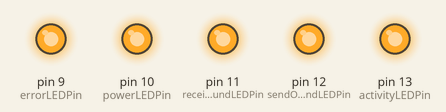
Recording of a sketch running on a simulated Arduino Uno, built with avr-gcc and run on an emulated ATmega328P. Parts: output pins drawn as LEDs (lit = HIGH). Random numbers use the default seed unless the sketch sets one.

Above: at 0.1 s.
At 1.2 s:
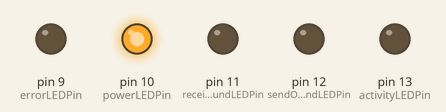
Timing chart, 0 to 2.7 s (numbered marks = the images above):
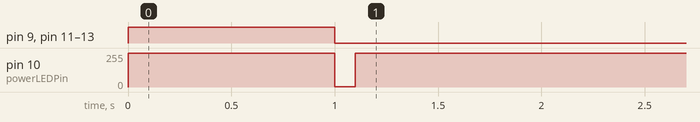

The sketch:

arduino-with-hc-05-bluetooth.ino
```cpp
/*

 On most Arduino, the PWM pins are identified with a "~" sign, like ~3, ~5, ~6, ~9, ~10 and ~11

 We use the same library SoftwareSerial.h as for the HC-06 module:

 SoftwareSerial hc05(Rx,Tx) to define the pins of the serial port
   hc05.begin() to define the baudrate (value should be the same as your module)
   hc05.available() to test if data are available in the buffer of the module
   hc05.read() to read data one byte at a time
   hc05.print() to send a string in ASCII form
   hc05.write() to send data one byte at a time


*/
#include <SoftwareSerial.h>
#include <Servo.h>

//byte/hex codes
int byteAsCarriageReturn = 10;
int byteAsNewLine = 13;
int byteAsSpace = 32;
int byteAsHash = 35;

//bluetooth
int bluetoothTx = 5;
int bluetoothRx = 6;
SoftwareSerial bluetoothModuleHC05(bluetoothRx, bluetoothTx); // RX | TX
int bluetoothModuleHC05Verified = 0;
int bluetoothModuleHC05DataReceived = 0;
int bluetoothModuleHC05Connected = false;
const long bluetoothModuleHC05BaudRate = 38400;
char bluetoothModuleHC05ConnectedFeed = ' ';
String incomingBluetoothModuleHC05ConnectedFeed = "";
String incomingBluetoothModuleHC05Data;
char bluetoothModuleHC05IncomingValue = 0;
int sendDataEvery5SecondToConnectedDevice = 0;

//received operation codes
String incomingBluetoothModuleHC05ConnectedToDevice = "connected";
String incomingBluetoothModuleHC05DisconnectedFromDevice = "disconnected";

String incomingBluetoothModuleHC05LEDOn = "turn_led_on";
String incomingBluetoothModuleHC05LEDOff = "turn_led_off";

//delays
int minimumDelay  = 10;
int defaultDelay  = 100;
int fastestDelay  = 100;
int fasterDelay  = 250;
int fastDelay  = 500;
int quickDelay  = 1000;
int smallDelay  = 2500;
int meduimDelay = 5000;
int longDelay   = 10000;
int minuteDelay   = 60000;

//task timers
int processEvery1SecondTimer = 0;
int processEvery2SecondTimer = 0;
int processEvery5SecondTimer = 0;
int processEvery10SecondTimer = 0;
int processEvery30SecondTimer = 0;
int processEvery60SecondTimer = 0;

//error status values
boolean deviceHasErrorsAndNeedsResart = false;

//start up checks
boolean startUpState = false;
int startUpStateCheckCount = 0;

//errorLEDPin
const int errorLEDPin = 9;
boolean errorLEDState = false;
int errorLEDBrightness = 0;
int errorLEDFadeAmount = 5;
int errorLEDMaxBrightness = 255;

//powerLEDPin
const int powerLEDPin = 10;
boolean powerLEDState = false;
int powerLEDBrightness = 0;
int powerLEDFadeAmount = 5;
int powerLEDMaxBrightness = 255;

//receiveInboundLEDPin
const int receiveInboundLEDPin = 11;
boolean receiveInboundLEDState = false;
int receiveInboundLEDBrightness = 0;
int receiveInboundLEDFadeAmount = 5;
int receiveInboundLEDMaxBrightness = 50;
byte receiveInboundLEDFlickerArray[] = {180, 30, 89, 23, 255, 200, 90, 150, 60, 230, 180, 45, 90};
boolean receiveInboundLEDActivityState = false;

//sendOutboundLEDPin
const int sendOutboundLEDPin = 12;
boolean sendOutboundLEDState = false;
int sendOutboundLEDBrightness = 0;
int sendOutboundLEDFadeAmount = 5;
int sendOutboundLEDMaxBrightness = 50;
byte sendOutboundLEDFlickerArray[] = {180, 30, 89, 23, 255, 200, 90, 150, 60, 230, 180, 45, 90};
boolean sendOutboundLEDActivityState = false;

//activityLEDPin
const int activityLEDPin = 13;
boolean activityLEDState = false;
int activityLEDBrightness = 0;
int activityLEDFadeAmount = 5;
int activityLEDMaxBrightness = 50;
byte activityLEDFlickerArray[] = {180, 30, 89, 23, 255, 200, 90, 150, 60, 230, 180, 45, 90};
boolean activityLEDActivityState = false;

//rotatePin
Servo servoMotor;
const int servoMotorPin = 8;
boolean servoMotorPinEnabled = true;
int servoMotorPinCurrentAngle = 0;
int servoMotorPinStartPosition = 0;
int servoMotorPinEndPosition = 360;
int servoMotorRotationSpeed = 50;

void setup() {
  Serial.begin(9600);
  bluetoothModuleHC05.begin(9600);
  //servoMotor.attach(servoMotorPin);
  //servoMotor.write(servoMotorPinCurrentAngle);
  pinMode(LED_BUILTIN, OUTPUT);
  pinMode(powerLEDPin, OUTPUT);
  pinMode(errorLEDPin, OUTPUT);
  pinMode(receiveInboundLEDPin, OUTPUT);
  pinMode(sendOutboundLEDPin, OUTPUT);
  pinMode(activityLEDPin, OUTPUT);
}

void loop() {

  digitalWrite(LED_BUILTIN, LOW);

  if(!deviceHasErrorsAndNeedsResart){
    if(!startUpState){
      if(startUpStateCheckCount > 5){
        deviceHasErrorsAndNeedsResart = true;
      }else{
        checkStatesAtStartUp();
      }
    }else{
      processBluetooth();
      processTasks();
      setPowerLEDBrightness(powerLEDMaxBrightness);
      //rotateServoMotorAngle();
    }
  }else{
    enterErrorMode();
  }

  delay(defaultDelay);
}

void enterErrorMode() {

  analogWrite(powerLEDPin, LOW);
  analogWrite(receiveInboundLEDPin, LOW);
  analogWrite(sendOutboundLEDPin, LOW);
  analogWrite(activityLEDPin, LOW);

  analogWrite(errorLEDPin, HIGH);
  delay(quickDelay);
  analogWrite(errorLEDPin, LOW);
  delay(quickDelay);
  analogWrite(errorLEDPin, HIGH);
  delay(quickDelay);
  analogWrite(errorLEDPin, LOW);
}

void checkStatesAtStartUp() {

  setPowerLEDOn(true);
  setErrorLEDOn(true);
  setReceiveInboundLEDOn(true);
  setSendOutboundLEDOn(true);
  setActivityLEDOn(true);
  delay(quickDelay);

  startUpStateCheckCount = startUpStateCheckCount + 1;
  if(!powerLEDState){
    powerLEDState = true;
    analogWrite(powerLEDPin, HIGH);
  }

  if(!errorLEDState){
    errorLEDState = true;
    setErrorLEDOn(false);
  }

  if(!receiveInboundLEDState){
    receiveInboundLEDState = true;
    setReceiveInboundLEDOn(false);
  }

  if(!sendOutboundLEDState){
    sendOutboundLEDState = true;
    setSendOutboundLEDOn(false);
  }

  if(!activityLEDState){
    activityLEDState = true;
    setActivityLEDOn(false);
  }

  if(powerLEDState && errorLEDState && receiveInboundLEDState && sendOutboundLEDState && activityLEDState){
    startUpState = true;
  }
}

void processTasks() {
  processEvery1Second();
  processEvery2Second();
  processEvery5Second();
  processEvery10Second();
  processEvery30Second();
  processEvery60Second();
}

void processEvery1Second() {

}

void processEvery2Second() {
  processEvery2SecondTimer = processEvery2SecondTimer + 1;
  if(processEvery2SecondTimer == 20){
      processEvery2SecondTimer = 0;
      //do task every 2 seconds
  }
}

void processEvery5Second() {
  processEvery5SecondTimer = processEvery5SecondTimer + 1;
  if(processEvery5SecondTimer == 50){
      processEvery5SecondTimer = 0;
      //do task every 5 seconds
      //doActivityLEDProcessing();
  }
}

void processEvery10Second() {
  processEvery10SecondTimer = processEvery10SecondTimer + 1;
  if(processEvery10SecondTimer == 100){
      processEvery10SecondTimer = 0;
      //do task every 10 seconds
  }
}

void processEvery30Second() {
  processEvery30SecondTimer = processEvery30SecondTimer + 1;
  if(processEvery30SecondTimer == 300){
      processEvery30SecondTimer = 0;
      //do task every 30 seconds
  }
}

void processEvery60Second() {
  processEvery60SecondTimer = processEvery60SecondTimer + 1;
  if(processEvery60SecondTimer == 600){
      processEvery60SecondTimer = 0;
      //do task every 60 seconds
  }
}

//bluetooth
void processBluetooth() {
   processSendingDataEvery5SecondToConnectedDevice();
   if (bluetoothModuleHC05.available() > 0) {

    bluetoothModuleHC05Connected = true;
    boolean finishedReceiving = false;

    while(bluetoothModuleHC05.available()) {
      bluetoothModuleHC05DataReceived = bluetoothModuleHC05.read();
      if(String(bluetoothModuleHC05DataReceived) == String(byteAsNewLine) ||
         String(bluetoothModuleHC05DataReceived) == String(byteAsCarriageReturn) ||
         String(bluetoothModuleHC05DataReceived) == String(byteAsSpace)
      ){
        //String(NL) received
        //String(CR) received
        //String(SP) received
      }else if(String(bluetoothModuleHC05DataReceived) == String(byteAsHash)){
       //String(END) received
       finishedReceiving = true;
      }else{
       //valid data
       incomingBluetoothModuleHC05Data += char(bluetoothModuleHC05DataReceived);
       //Serial.print("android data received: ");Serial.print(char(bluetoothModuleHC05DataReceived));
       //Serial.print("\n");
      }

    }

    if(incomingBluetoothModuleHC05Data.length() > 0){
      if(String(incomingBluetoothModuleHC05Data) == incomingBluetoothModuleHC05LEDOn) {
        setReceiveInboundLEDOn(true);
      }else if(String(incomingBluetoothModuleHC05Data) == incomingBluetoothModuleHC05LEDOff) {
        setReceiveInboundLEDOn(false);
      }else if(String(incomingBluetoothModuleHC05Data) == incomingBluetoothModuleHC05ConnectedToDevice) {
        setActivityLEDOn(true);
      }else if(String(incomingBluetoothModuleHC05Data) == incomingBluetoothModuleHC05DisconnectedFromDevice) {
        setActivityLEDOn(false);
      }
      incomingBluetoothModuleHC05Data = "";
    }

   }

}

void processSendingDataEvery5SecondToConnectedDevice() {
  sendDataEvery5SecondToConnectedDevice = sendDataEvery5SecondToConnectedDevice + 1;
  if(sendDataEvery5SecondToConnectedDevice == 50){
      sendDataEvery5SecondToConnectedDevice = 0;
      //do task appx every 5 seconds
      bluetoothModuleHC05.println("devices_connected");
      delay(minimumDelay);
  }
}

//PowerLED
void setPowerLEDOn(boolean turnOn) {
    if(turnOn){
      digitalWrite(powerLEDPin, HIGH);
    }else{
      digitalWrite(powerLEDPin, LOW);
    }
}

void doPowerLEDProcessing() {
    analogWrite(powerLEDPin, powerLEDBrightness);
    powerLEDBrightness = powerLEDBrightness + powerLEDFadeAmount;
    if (powerLEDBrightness <= 0 || powerLEDBrightness >= powerLEDMaxBrightness) {
      powerLEDFadeAmount = -powerLEDFadeAmount;
    }
}

void setPowerLEDBrightness(int _powerLEDBrightness) {
    analogWrite(powerLEDPin, _powerLEDBrightness);
}

void resetPowerLED() {
    digitalWrite(powerLEDPin, LOW);
    delay(fastestDelay);
    digitalWrite(powerLEDPin, HIGH);
}
//PowerLED

//ErrorLED
void setErrorLEDOn(boolean turnOn) {
    if(turnOn){
      digitalWrite(errorLEDPin, HIGH);
    }else{
      digitalWrite(errorLEDPin, LOW);
    }
}

void doErrorLEDProcessing() {
    analogWrite(errorLEDPin, errorLEDBrightness);
    errorLEDBrightness = errorLEDBrightness + errorLEDFadeAmount;
    if (errorLEDBrightness <= 0 || errorLEDBrightness >= errorLEDMaxBrightness) {
      errorLEDFadeAmount = -errorLEDFadeAmount;
    }
}

void setErrorLEDBrightness(int _errorLEDBrightness) {
    analogWrite(errorLEDPin, _errorLEDBrightness);
}

void resetErrorLED() {
    digitalWrite(errorLEDPin, LOW);
    delay(fastestDelay);
    digitalWrite(errorLEDPin, HIGH);
}
//ErrorLED

//ReceiveInboundLED
void doReceiveInboundLEDProcessing() {
    if(!receiveInboundLEDActivityState) {
      receiveInboundLEDActivityState = true;
      interrupts();
      int randNumber = random(10, 12);
      for(int receiveInboundLEDFlickerArrayIndex=0; receiveInboundLEDFlickerArrayIndex,randNumber; receiveInboundLEDFlickerArrayIndex++)
      {
        analogWrite(receiveInboundLEDPin, receiveInboundLEDFlickerArray[receiveInboundLEDFlickerArrayIndex]);
        delay(fastestDelay);
      }
      setReceiveInboundLEDOn(false);
      delay(smallDelay);
      receiveInboundLEDActivityState = false;
    }
}

void setReceiveInboundLEDBrightness(int _receiveInboundLEDBrightness) {
    analogWrite(receiveInboundLEDPin, _receiveInboundLEDBrightness);
}

void setReceiveInboundLEDOn(boolean turnOn) {
    if(turnOn){
      digitalWrite(receiveInboundLEDPin, HIGH);
    }else{
      digitalWrite(receiveInboundLEDPin, LOW);
    }
}

void resetReceiveInboundLED() {
    digitalWrite(receiveInboundLEDPin, LOW);
    delay(fastestDelay);
    digitalWrite(receiveInboundLEDPin, HIGH);
}
//ReceiveInboundLED

//sendOutboundLED
void doSendOutboundLEDProcessing() {
    if(!sendOutboundLEDActivityState) {
      sendOutboundLEDActivityState = true;
      interrupts();
      int randNumber = random(10, 12);
      for(int sendOutboundLEDFlickerArrayIndex=0; sendOutboundLEDFlickerArrayIndex,randNumber; sendOutboundLEDFlickerArrayIndex++)
      {
        analogWrite(sendOutboundLEDPin, sendOutboundLEDFlickerArray[sendOutboundLEDFlickerArrayIndex]);
        delay(fastestDelay);
      }
      setSendOutboundLEDOn(false);
      delay(smallDelay);
      sendOutboundLEDActivityState = false;
    }
}

void setSendOutboundLEDBrightness(int _sendOutboundLEDBrightness) {
    analogWrite(sendOutboundLEDPin, _sendOutboundLEDBrightness);
}

void setSendOutboundLEDOn(boolean turnOn) {
    if(turnOn){
      digitalWrite(sendOutboundLEDPin, HIGH);
    }else{
      digitalWrite(sendOutboundLEDPin, LOW);
    }
}

void resetSendOutboundLED() {
    digitalWrite(sendOutboundLEDPin, LOW);
    delay(fastestDelay);
    digitalWrite(sendOutboundLEDPin, HIGH);
}
//sendOutboundLED

//ActivityLED
void doActivityLEDProcessing() {
    if(!activityLEDActivityState) {
      activityLEDActivityState = true;
      int randNumber = random(10, 12);
      for(int activityLEDFlickerArrayIndex=0; activityLEDFlickerArrayIndex,randNumber; activityLEDFlickerArrayIndex++)
      {
        analogWrite(activityLEDPin, activityLEDFlickerArray[activityLEDFlickerArrayIndex]);
        delay(fastestDelay);
      }
      setActivityLEDOn(false);
      delay(smallDelay);
      activityLEDActivityState = false;
    }
}

void setActivityLEDBrightness(int _activityLEDBrightness) {
    analogWrite(activityLEDPin, _activityLEDBrightness);
}

void setActivityLEDOn(boolean turnOn) {
    if(turnOn){
      digitalWrite(activityLEDPin, HIGH);
    }else{
      digitalWrite(activityLEDPin, LOW);
    }
}

void resetActivityLED() {
    digitalWrite(activityLEDPin, LOW);
    delay(fastestDelay);
    digitalWrite(activityLEDPin, HIGH);
}
//ActivityLED

//ServoMotor
void rotateServoMotorAngle() {
    // scan from 0 to 180 degrees
    for(servoMotorPinCurrentAngle = 10; servoMotorPinCurrentAngle < 180; servoMotorPinCurrentAngle++)
    {
      servoMotor.write(servoMotorPinCurrentAngle);
      delay(minimumDelay);
    }
    // now scan back from 180 to 0 degrees
    for(servoMotorPinCurrentAngle = 180; servoMotorPinCurrentAngle > 10; servoMotorPinCurrentAngle--)
    {
      servoMotor.write(servoMotorPinCurrentAngle);
      delay(minimumDelay);
    }
}
//ServoMotor
```

Measured:
- by itself, pin 10 (powerLEDPin): 0/255 → 255/255 at 0.00 s, → 1/255 1.0 s later, → 255/255 0.10 s later
- by itself, pin 9 (errorLEDPin), pin 11 (receiveInboundLEDPin), pin 12 (sendOutboundLEDPin), pin 13 (activityLEDPin): LOW → HIGH at 0.00 s, → LOW 1.0 s later
